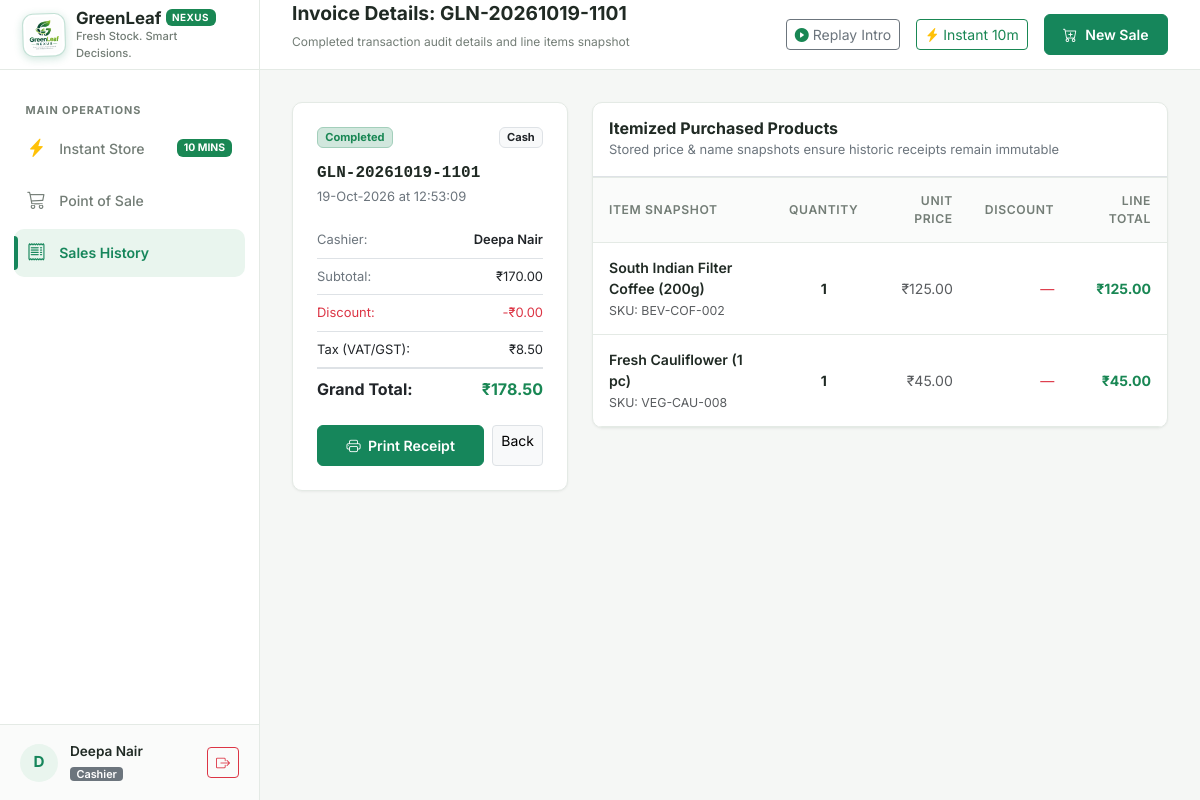
/sales/101 (signed in), run on the app's committed database.
### models/user.py (models this page shows, shortened)
class User(UserMixin, db.Model):
    __tablename__ = "users"
    user_id = db.Column(db.Integer, primary_key=True, autoincrement=True)
    username = db.Column(db.String(50), unique=True, nullable=False, index=True)
    full_name = db.Column(db.String(100), nullable=False)
    password_hash = db.Column(db.String(255), nullable=False)
    role = db.Column(db.String(20), nullable=False, default="cashier")  # 'admin' or 'cashier'
    is_active = db.Column(db.Boolean, default=True, nullable=False)
    created_at = db.Column(db.DateTime, default=datetime.utcnow, nullable=False)
    sales = db.relationship("Sale", back_populates="cashier", lazy="dynamic")
    movements = db.relationship("InventoryMovement", back_populates="user", lazy="dynamic")
    audit_logs = db.relationship("AuditLog", back_populates="user", lazy="dynamic")
    @property
    def is_admin(self):
        return self.role == "admin"

### models/sale.py (models this page shows, shortened)
class Sale(db.Model):
    __tablename__ = "sales"
    sale_id = db.Column(db.Integer, primary_key=True, autoincrement=True)
    invoice_number = db.Column(db.String(50), unique=True, nullable=False, index=True)
    sale_date = db.Column(db.Date, nullable=False, default=date.today, index=True)
    sale_time = db.Column(db.Time, nullable=False, default=lambda: datetime.now().time())
    user_id = db.Column(db.Integer, db.ForeignKey("users.user_id"), nullable=False, index=True)
    subtotal = db.Column(db.Float, nullable=False, default=0.0)
    discount_amount = db.Column(db.Float, nullable=False, default=0.0)
    tax_amount = db.Column(db.Float, nullable=False, default=0.0)
    total_amount = db.Column(db.Float, nullable=False, default=0.0)
    payment_method = db.Column(db.String(30), nullable=False, default="Cash")
    transaction_status = db.Column(db.String(20), nullable=False, default="completed", index=True)
    customer_name = db.Column(db.String(100), nullable=True)
    customer_phone = db.Column(db.String(30), nullable=True)
    notes = db.Column(db.Text, nullable=True)
    created_at = db.Column(db.DateTime, default=datetime.utcnow, nullable=False, index=True)
    cashier = db.relationship("User", back_populates="sales")
    items = db.relationship("SaleItem", back_populates="sale", cascade="all, delete-orphan", lazy="joined")

### models/sale_item.py (models this page shows, shortened)
class SaleItem(db.Model):
    __tablename__ = "sale_items"
    sale_item_id = db.Column(db.Integer, primary_key=True, autoincrement=True)
    sale_id = db.Column(db.Integer, db.ForeignKey("sales.sale_id", ondelete="CASCADE"), nullable=False, index=True)
    product_id = db.Column(db.Integer, db.ForeignKey("products.product_id", ondelete="SET NULL"), nullable=True, index=True)
    product_name_snapshot = db.Column(db.String(120), nullable=False)
    quantity = db.Column(db.Integer, nullable=False)
    unit_price = db.Column(db.Float, nullable=False)
    unit_cost_snapshot = db.Column(db.Float, nullable=False, default=0.0)
    discount_amount = db.Column(db.Float, nullable=False, default=0.0)
    line_total = db.Column(db.Float, nullable=False)
    sale = db.relationship("Sale", back_populates="items")
    product = db.relationship("Product", back_populates="sale_items")

### models/product.py (models this page shows, shortened)
class Product(db.Model):
    __tablename__ = "products"
    product_id = db.Column(db.Integer, primary_key=True, autoincrement=True)
    sku = db.Column(db.String(50), unique=True, nullable=False, index=True)
    barcode = db.Column(db.String(50), nullable=True, index=True)
    name = db.Column(db.String(120), nullable=False, index=True)
    description = db.Column(db.Text, nullable=True)
    category = db.Column(db.String(50), nullable=False, index=True)
    unit_price = db.Column(db.Float, nullable=False)
    cost_price = db.Column(db.Float, default=0.0, nullable=False)
    stock_qty = db.Column(db.Integer, nullable=False, default=0)
    reorder_level = db.Column(db.Integer, nullable=False, default=10)
    expiry_date = db.Column(db.Date, nullable=True)
    supplier_id = db.Column(db.Integer, db.ForeignKey("suppliers.supplier_id"), nullable=True)
    image_path = db.Column(db.String(255), nullable=True)
    is_active = db.Column(db.Boolean, default=True, nullable=False, index=True)
    created_at = db.Column(db.DateTime, default=datetime.utcnow, nullable=False)
    updated_at = db.Column(db.DateTime, default=datetime.utcnow, onupdate=datetime.utcnow, nullable=False)
    supplier = db.relationship("Supplier", back_populates="products")
    sale_items = db.relationship("SaleItem", back_populates="product", lazy="dynamic")
    movements = db.relationship("InventoryMovement", back_populates="product", lazy="dynamic")

### routes/sales.py (the view)
@sales_bp.route("/<int:sale_id>")
@login_required
def details(sale_id):
    sale = Sale.query.get_or_404(sale_id)
    if not current_user.is_admin and sale.user_id != current_user.user_id:
        abort(403)
    return render_template("sales/details.html", sale=sale)

### templates/sales/details.html (shortened to what this page needs)
{% extends "base.html" %}
{% block page_title %}Invoice Details: {{ sale.invoice_number }}{% endblock %}
{% block page_subtitle %}Completed transaction audit details and line items snapshot{% endblock %}
{% block content %}
<div class="row g-4">
  <div class="col-12 col-lg-4">
    <div class="card-custom">
      <div class="d-flex align-items-center justify-content-between mb-3">
        <span class="badge bg-success-subtle text-success border border-success-subtle">Completed</span>
        <span class="badge bg-light text-dark border">{{ sale.payment_method }}</span>
      </div>
      <h4 class="fw-bold fs-6 font-monospace mb-1">{{ sale.invoice_number }}</h4>
      <div class="text-secondary small mb-3">
        {{ sale.sale_date.strftime('%d-%b-%Y') }} at {{ sale.sale_time.strftime('%H:%M:%S') if sale.sale_time else '' }}
      </div>
      <div class="list-group list-group-flush small mb-3">
        <div class="list-group-item px-0 d-flex justify-content-between">
          <span class="text-secondary">Cashier:</span>
          <span class="fw-semibold">{{ sale.cashier.full_name if sale.cashier else 'System Cashier' }}</span>
        </div>
        <div class="list-group-item px-0 d-flex justify-content-between">
          <span class="text-secondary">Subtotal:</span>
          <span>{{ sale.subtotal|currency }}</span>
        </div>
        <div class="list-group-item px-0 d-flex justify-content-between text-danger">
          <span>Discount:</span>
          <span>-{{ sale.discount_amount|currency }}</span>
        </div>
        <div class="list-group-item px-0 d-flex justify-content-between">
          <span>Tax (VAT/GST):</span>
          <span>{{ sale.tax_amount|currency }}</span>
        </div>
        <div class="list-group-item px-0 d-flex justify-content-between fs-6 fw-bold border-top pt-2">
          <span>Grand Total:</span>
          <span class="text-success">{{ sale.total_amount|currency }}</span>
        </div>
      </div>
      <div class="d-flex gap-2">
        <a href="{{ url_for('sales.receipt', sale_id=sale.sale_id) }}" target="_blank" class="btn btn-sm btn-green flex-fill">
          <i class="bi bi-printer me-1"></i> Print Receipt
        </a>
        <a href="{{ url_for('sales.index') }}" class="btn btn-sm btn-light border">Back</a>
      </div>
    </div>
  </div>
  <div class="col-12 col-lg-8">
    <div class="card-custom p-0 overflow-hidden">
      <div class="p-3 border-bottom">
        <h4 class="fs-6 fw-bold mb-0">Itemized Purchased Products</h4>
        <span class="text-secondary small">Stored price & name snapshots ensure historic receipts remain immutable</span>
      </div>
      <div class="table-responsive">
        <table class="table-custom mb-0">
          <thead>
            <tr>
              <th>Item Snapshot</th>
              <th class="text-center">Quantity</th>
              <th class="text-end">Unit Price</th>
              <th class="text-end">Discount</th>
              <th class="text-end">Line Total</th>
            </tr>
          </thead>
          <tbody>
            {% for item in sale.items %}
            <tr>
              <td>
                <div class="fw-semibold">{{ item.product_name_snapshot }}</div>
                {% if item.product %}
                  <a href="{{ url_for('products.details', product_id=item.product.product_id) }}" class="text-muted small text-decoration-none">
                    SKU: {{ item.product.sku }}
                  </a>
                {% endif %}
              </td>
              <td class="text-center fw-bold">{{ item.quantity }}</td>
              <td class="text-end text-muted small">{{ item.unit_price|currency }}</td>
              <td class="text-end text-danger small">
                {% if item.discount_amount > 0 %}-{{ item.discount_amount|currency }}{% else %}—{% endif %}
              </td>
              <td class="text-end fw-bold text-success">{{ item.line_total|currency }}</td>
            </tr>
            {% endfor %}
          </tbody>
        </table>
      </div>
    </div>
  </div>
</div>
{% endblock %}

### templates/base.html (shortened to what this page needs)
<!DOCTYPE html>
<html lang="en">
<head>
  <link href="https://cdn.jsdelivr.net/npm/bootstrap@5.3.3/dist/css/bootstrap.min.css" rel="stylesheet">
  <link href="https://cdn.jsdelivr.net/npm/bootstrap-icons@1.11.3/font/bootstrap-icons.min.css" rel="stylesheet">
  <link href="{{ url_for('static', filename='css/style.css') }}" rel="stylesheet">
</head>
<body>
<div class="app-container">
  <aside class="app-sidebar" id="appSidebar">
    <a href="{{ url_for('dashboard.index') if current_user.is_authenticated and current_user.is_admin else url_for('pos.index') }}" class="brand-section text-decoration-none">
      <img src="{{ url_for('static', filename='img/greenleaf-nexus-logo.png') }}" alt="GreenLeaf Nexus Official Logo" class="brand-logo-img">
      <div class="brand-text">
        <h1 class="d-flex align-items-center gap-1 mb-0">
          GreenLeaf <span class="badge bg-success text-white fw-bold" style="font-size: 0.62rem; letter-spacing: 0.5px;">NEXUS</span>
        </h1>
        <p class="mb-0">{{ STORE_TAGLINE }}</p>
      </div>
    </a>
    <nav class="sidebar-nav">
      <div class="nav-section-title">Main Operations</div>
      <a href="{{ url_for('express.store') }}" class="nav-link-custom {% if request.endpoint and request.endpoint.startswith('express.store') %}active{% endif %}">
        <i class="bi bi-lightning-charge-fill text-warning"></i>
        <span>Instant Store</span>
        <span class="badge bg-success ms-auto" style="font-size: 0.65rem;">10 MINS</span>
      </a>
      <a href="{{ url_for('pos.index') }}" class="nav-link-custom {% if request.endpoint and request.endpoint.startswith('pos.') %}active{% endif %}">
        <i class="bi bi-cart3"></i>
        <span>Point of Sale</span>
      </a>
      <a href="{{ url_for('sales.index') }}" class="nav-link-custom {% if request.endpoint and request.endpoint.startswith('sales.') %}active{% endif %}">
        <i class="bi bi-receipt"></i>
        <span>Sales History</span>
      </a>
    </nav>
    <div class="user-profile-widget">
      <div class="user-avatar">
        {{ current_user.full_name[:1].upper() if current_user.is_authenticated else 'G' }}
      </div>
      <div class="user-info-text">
        <div class="user-name">{{ current_user.full_name if current_user.is_authenticated else 'Guest' }}</div>
        <span class="user-role-badge {% if current_user.is_authenticated and current_user.is_admin %}badge bg-success{% else %}badge bg-secondary{% endif %}">
          {{ current_user.role if current_user.is_authenticated else 'Visitor' }}
        </span>
      </div>
      <a href="{{ url_for('auth.logout') }}" class="btn btn-sm btn-outline-danger ms-1" title="Log Out">
        <i class="bi bi-box-arrow-right"></i>
      </a>
    </div>
  </aside>
  <div class="main-wrapper">
    <header class="app-topbar">
      <div class="d-flex align-items-center gap-3">
        <div class="topbar-title-section">
          <h2>{% block page_title %}Overview{% endblock %}</h2>
          <p>{% block page_subtitle %}Real-time store management and inventory surveillance{% endblock %}</p>
        </div>
      </div>
      <div class="topbar-actions">
        <button type="button" class="btn btn-sm btn-outline-secondary d-none d-md-inline-flex align-items-center gap-1" id="btnReplayIntro" title="Replay 'Welcome to GreenLeaf Nexus' Framer Page Transition">
          <i class="bi bi-play-circle-fill text-success"></i>
          <span>Replay Intro</span>
        </button>
        <a href="{{ url_for('express.store') }}" class="btn btn-sm btn-outline-success d-inline-flex align-items-center gap-1">
          <i class="bi bi-lightning-charge-fill text-warning"></i>
          <span class="d-none d-sm-inline">Instant 10m</span>
        </a>
        <a href="{{ url_for('pos.index') }}" class="btn btn-sm btn-green d-flex align-items-center gap-2">
          <i class="bi bi-cart-plus"></i>
          <span class="d-none d-sm-inline">New Sale</span>
        </a>
      </div>
    </header>
    <main class="content-body">
      {% block content %}{% endblock %}
    </main>
  </div>
</div>
</body>
</html>

### data on the page
User: is_active+full_name "D", is_active+full_name "Deepa Nair", is_active+role "Cashier", cashier "Deepa Nair"
Sale: invoice_number "GLN-20261019-1101", payment_method "Cash", sale_date "19-Oct-2026", sale_time "12:53:09", subtotal "₹170.00", discount_amount "₹0.00", tax_amount "₹8.50", total_amount "₹178.50"
SaleItem: product_name_snapshot "South Indian Filter Coffee (200g)", product.sku "BEV-COF-002", quantity "1", unit_price "₹125.00", line_total "₹125.00"
SaleItem: product_name_snapshot "Fresh Cauliflower (1 pc)", product.sku "VEG-CAU-008", quantity "1", unit_price "₹45.00", line_total "₹45.00"

### other printed values
{{ STORE_TAGLINE }} "Fresh Stock. Smart Decisions."
